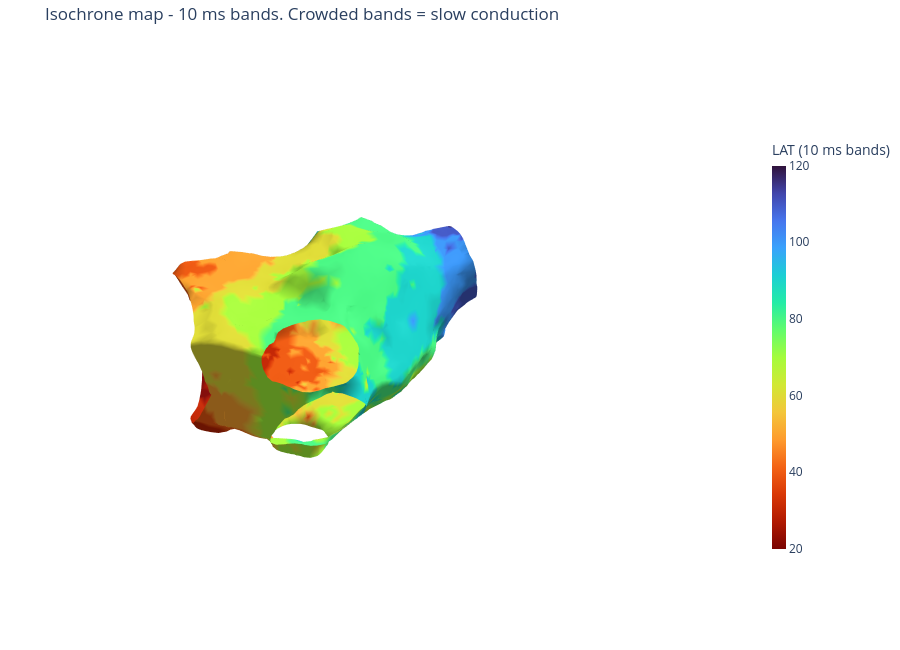

The notebook cell this image was saved under:
### Markdown cell above
### Reading it

- **Focal pattern** — activation radiates outward from one early site, like a
  stone dropped in water. The earliest point is the source, and it is the ablation
  target.
- **Macro-reentrant pattern** — the earliest and latest regions sit *adjacent* to
  each other, with colour sweeping through the full cycle in between. Early meets
  late because the wave never stops; it circulates. The target is not a point but
  the narrow isthmus the circuit depends on.

The distinction is the central diagnostic question in an ablation procedure, and
it is answered by looking at this picture.

Total activation time carries the same information numerically: if it approaches
the full cycle length, the chamber is never electrically quiet, which means the
wavefront is continuously circulating — reentry.

### Code cell
# DERIVED. Isochrones make crowding visible: tight bands mean slow conduction.
isochrone_step = 10  # ms
banded = np.floor(vertex_lat / isochrone_step) * isochrone_step

plotly_figure(
    [mesh_to_plotly(points, triangles, scalars=banded, colorscale="Turbo_r",
                    colorbar_title=f"LAT ({isochrone_step} ms bands)")],
    title=f"Isochrone map - {isochrone_step} ms bands. Crowded bands = slow conduction",
).show()

### Figure 1 — Plotly figure (JSON) as saved in the notebook; plotly's stock layout.template omitted (floating-point values rounded to 4 significant figures; data arrays with more than 128 entries replaced by an {"elided": "..."} marker saying what was removed)
{"data": [{"cmax": 120, "cmin": 20, "colorbar": {"len": 0.7, "thickness": 14, "title": {"text": "LAT (10 ms bands)"}}, "colorscale": [[0, "#7a0402"], [0.07143, "#b11901"], [0.1429, "#d93806"], [0.2143, "#f36315"], [0.2857, "#fe9b2d"], [0.3571, "#f3c63a"], [0.4286, "#d1e834"], [0.5, "#a4fc3b"], [0.5714, "#61fc6c"], [0.6429, "#24eca6"], [0.7143, "#1bcfd4"], [0.7857, "#39a2fc"], [0.8571, "#4675ed"], [0.9286, "#4145ab"], [1, "#30123b"]], "flatshading": false, "i": {"elided": "10296 int values"}, "intensity": {"elided": "9279 float values"}, "j": {"elided": "10296 int values"}, "k": {"elided": "10296 int values"}, "lighting": {"ambient": 0.55, "diffuse": 0.8, "roughness": 0.6, "specular": 0.15}, "name": "", "opacity": 1, "showscale": true, "type": "mesh3d", "x": {"elided": "9279 float values"}, "y": {"elided": "9279 float values"}, "z": {"elided": "9279 float values"}}], "layout": {"height": 650, "margin": {"b": 0, "l": 0, "r": 0, "t": 40}, "paper_bgcolor": "rgba(0,0,0,0)", "scene": {"aspectmode": "data", "bgcolor": "rgba(0,0,0,0)", "xaxis": {"visible": false}, "yaxis": {"visible": false}, "zaxis": {"visible": false}}, "title": {"text": "Isochrone map - 10 ms bands. Crowded bands = slow conduction"}}}
